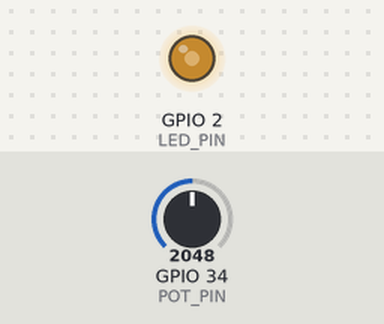
Recording of a sketch running on a simulated ESP32. Shown: output pins drawn as LEDs (lit = HIGH). The inputs (shaded band) are chosen by the test bench; at power-on: GPIO 34 (POT_PIN) = 2048.

Above: at 1.2 s.
1.3 s: GPIO 34 (POT_PIN) set to 2866
At 2.5 s:
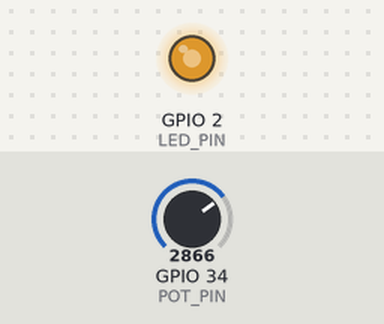
2.8 s: GPIO 34 (POT_PIN) set to 3603
At 3.8 s:
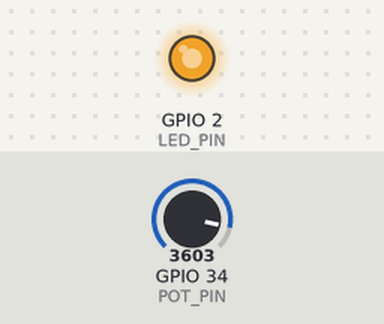
4.3 s: GPIO 34 (POT_PIN) set to 491
At 5.0 s:
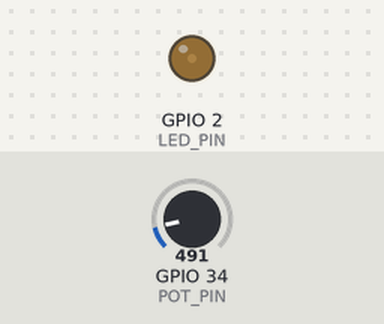
5.8 s: GPIO 34 (POT_PIN) set to 0
At 6.1 s:
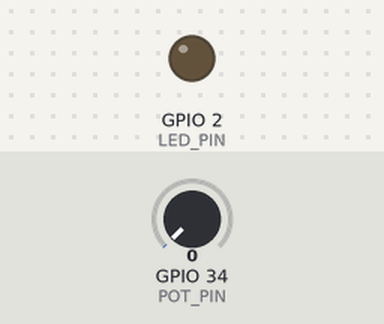
7.3 s: GPIO 34 (POT_PIN) set to 2047
At 8.5 s:
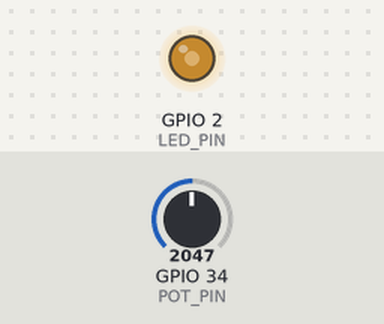
Timing chart, 0 to 9.8 s (numbered marks = the images above; inputs shaded):
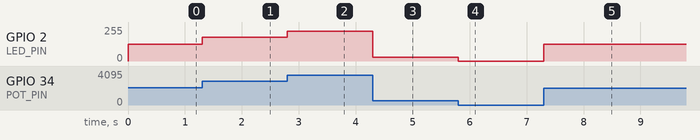

Measured:
- after the input at 1.3 s, GPIO 2 (LED_PIN): 127/255 → 178/255 at once
- after the input at 2.8 s, GPIO 2 (LED_PIN): 178/255 → 224/255 at once
- after the input at 4.3 s, GPIO 2 (LED_PIN): 224/255 → 30/255 at once
- after the input at 5.8 s, GPIO 2 (LED_PIN): 30/255 → 0/255 at once
- after the input at 7.3 s, GPIO 2 (LED_PIN): 0/255 → 127/255 at once

The sketch:

Potentiometer_LED_PWM.ino
```cpp
const int POT_PIN = 34;
const int LED_PIN = 2;

void setup() {
  pinMode(LED_PIN, OUTPUT);
}

void loop() {
  int value = analogRead(POT_PIN);
  int brightness = map(value, 0, 4095, 0, 255);

  analogWrite(LED_PIN, brightness);
}
```
